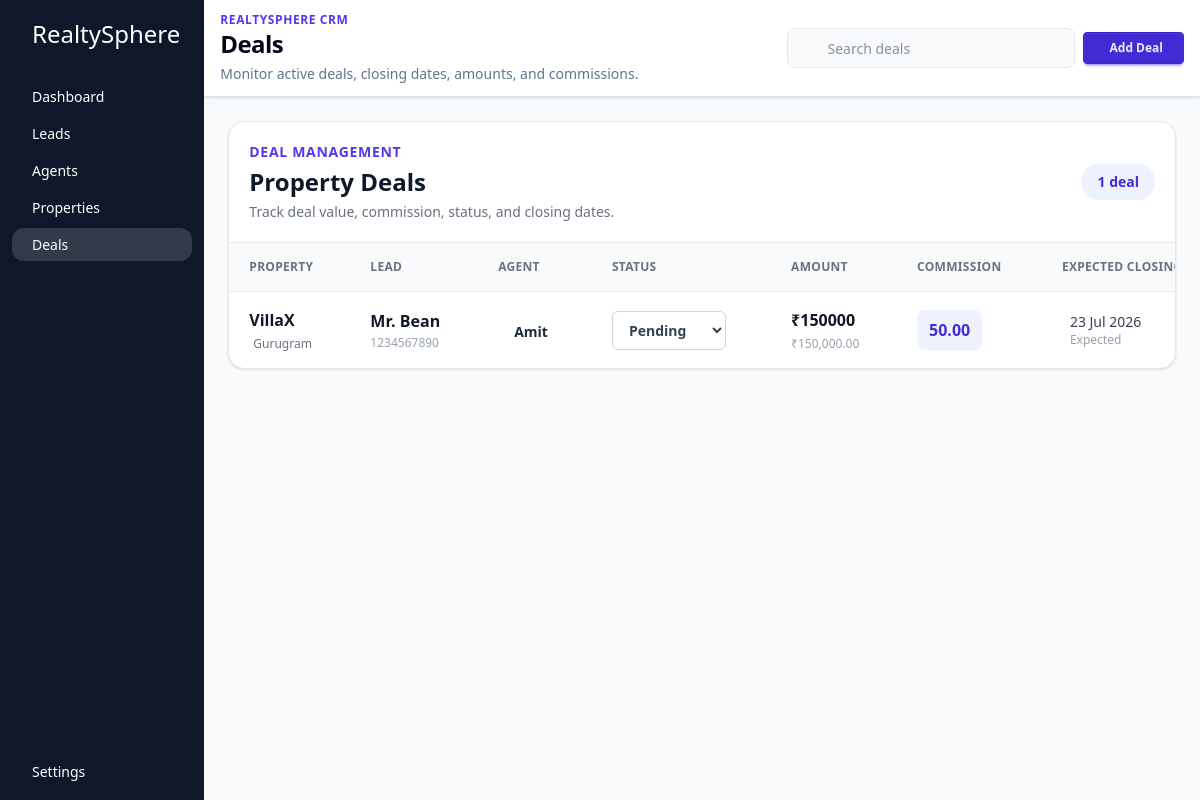
Page /deals/ on the earlier database version.
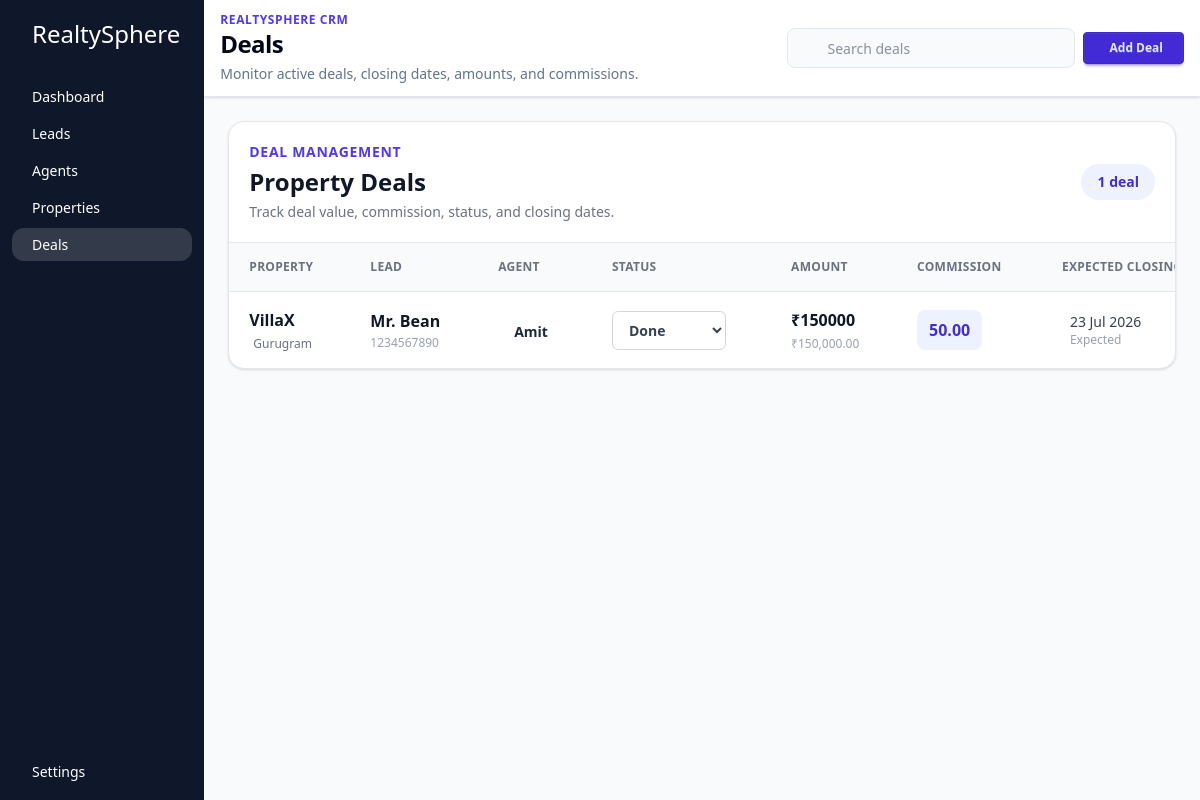
Same page on the later database version.
### core/models.py (models this page shows, shortened)
class Deal(models.Model):
    class DealStatus(models.TextChoices):
        PENDING = 'Pending','Pending'
        CANCELLED = 'Cancelled','Cancelled'
        DONE = 'Done','Done'
    lead = models.ForeignKey(to=Lead, on_delete=models.CASCADE, related_name='deals')
    property = models.ForeignKey(to = Property, on_delete=models.CASCADE, related_name='deals')
    status = models.CharField(max_length=255, choices=DealStatus.choices, default=DealStatus.PENDING) #pending, cancelled, done,
    amount = models.DecimalField(max_digits=12, decimal_places=2)
    expected_closing_date = models.DateField()
    actual_closing_date = models.DateField(null=True, blank=True)
    commission_percentage = models.DecimalField(max_digits=12, decimal_places=2)
    created_at = models.DateTimeField(auto_now_add=True)

class Property(models.Model):
    class PropertyType(models.TextChoices):
        APARTMENT = "apartment", "Apartment"
        PLOT = "plot", "Plot"
        VILLA = "villa", "Villa"
        LAND = "land", "Land"
        COMMERCIAL = "commercial", "Commercial"
    class PropertyStatus(models.TextChoices):
        AVAILABLE = 'Available','available'
        SOLD = 'Sold','sold'
    title= models.CharField(max_length = 255)
    description = models.CharField(max_length = 255)
    address = models.CharField(max_length = 255)
    city = models.CharField(max_length = 255)
    property_type = models.CharField(max_length = 255, choices=PropertyType.choices)
    price = models.DecimalField(max_digits=12, decimal_places=2)
    image = models.ImageField(upload_to = 'properties')
    status = models.CharField(max_length = 255, choices=PropertyStatus.choices, default=PropertyStatus.AVAILABLE)
    assigned_agent = models.ForeignKey(to=Agent, on_delete=models.SET_NULL, related_name='assigned_properties', null=True, blank=True)
    listing_at = models.DateTimeField(auto_now_add=True)
    sqft = models.PositiveIntegerField()
    def __str__(self):
        return self.title

class Lead(models.Model):
    class LeadStatus(models.TextChoices):
        NEW = 'new','New'
        CONTACTED = 'contacted','Contacted'
        SITE_VISITED = 'Site Visited','Site Visited'
        NEGOTIATION = 'Negotiation','Negotiation'
        LOST = 'Lost','Lost'
        DONE = 'Done','Done'
    class SourceType(models.TextChoices):
        WEBSITE = 'Website','Website'
        WALKIN = 'Walkin','Walkin'
        SOCIAL_MEDIA = 'Social Media','Social Media'
        AGENT = 'Agent','Agent'
    fullname = models.CharField(max_length=255)
    phone_number = models.CharField(max_length=10)
    source = models.CharField(max_length=255, choices = SourceType.choices) #webiste or walkin or social media post or agents
    interested_property_types = models.ForeignKey(to=Property, on_delete=models.SET_NULL, related_name='interested_leads', null=True, blank=True)
    min_budget = models.DecimalField(max_digits=12, decimal_places=2)
    max_budget = models.DecimalField(max_digits=12, decimal_places=2)
    status = models.CharField(max_length=255, choices=LeadStatus.choices) #new, contacted, interested, not interested, closed
    assigned_agent = models.ForeignKey(to=Agent, on_delete=models.SET_NULL, related_name='assigned_leads', null=True, blank=True)
    updated_at = models.DateTimeField(auto_now=True)
    created_at = models.DateTimeField(auto_now_add=True)
    def __str__(self):
        return f"lead: {self.fullname}"

class Agent(models.Model):
    user = models.OneToOneField(to=User, on_delete=models.CASCADE) # prefer to use get_user_model() instead of User model directly
    profile_picture = models.ImageField(upload_to='profile', default='profile/default.jpg')
    phone_number = models.CharField(max_length=10)
    region = models.CharField(max_length=50)
    commission_share = models.DecimalField(max_digits=4, decimal_places=2)
    monthly_target = models.DecimalField(max_digits=10, decimal_places=2)
    created_at = models.DateTimeField(auto_now_add=True)

### core/views.py (the view, shortened to what this page needs)
# urls.py: path("deals/", views.deals, name ='deals'),
def deals(request):
    form = DealForm(request.POST or None, request.FILES or None)
    if request.method == 'POST' and form.is_valid():
        form.save()
        return redirect('deals')
    queryset = Deal.objects.select_related("lead", "property", "lead__assigned_agent__user").all()
    query = request.GET.get("q", "").strip()
    context = {
        "deals": queryset,
        "form": form,
        "deal_status": Deal.DealStatus.choices,
    }
    return render(request, 'pages/deals.html', context)

### core/forms.py
class DealForm(forms.ModelForm):
    class Meta:
        model = Deal
        fields = "__all__"

### core/templates/pages/deals.html (shortened to what this page needs)
{% extends 'base.html' %}
{% block title %}
  Deals
{% endblock %}
{% block subtitle %}Monitor active deals, closing dates, amounts, and commissions.{% endblock %}
{% block add_button_label %}Add Deal{% endblock %}
{% block search_placeholder %}Search deals{% endblock %}
{% block content %}
  {% include 'components/dealscontainer.html' %}
{% endblock %}

### core/templates/components/dealscontainer.html (shortened to what the changed rows need)
{% load humanize %}
<section class="rounded-2xl border border-gray-200 bg-white shadow-sm">
  <div class="flex flex-col gap-3 border-b border-gray-200 px-5 py-5 sm:flex-row sm:items-center sm:justify-between">
    <div>
      <h2 class="mt-1 text-2xl font-bold text-gray-900">Property Deals</h2>
    </div>
  </div>
  {% if deals %}
    <div class="overflow-x-auto">
      <table class="w-full min-w-[1320px] text-left">
        <thead class="bg-gray-50">
          <tr class="border-b border-gray-200 text-xs font-semibold uppercase tracking-wide text-gray-500">
            <th class="px-5 py-4">Property</th>
            <th class="px-5 py-4">Lead</th>
            <th class="px-5 py-4">Agent</th>
            <th class="px-5 py-4">Status</th>
            <th class="px-5 py-4">Amount</th>
            <th class="px-5 py-4">Commission</th>
            <th class="px-5 py-4">Expected Closing</th>
          </tr>
        </thead>
        <tbody class="divide-y divide-gray-100">
          {% for deal in deals %}
            <tr data-search-item class="transition-colors duration-200 hover:bg-indigo-50/40">
              <td class="px-5 py-4">
                <div class="flex items-center gap-2">
                  <div class="min-w-0">
                    <p class="max-w-[220px] truncate font-semibold text-gray-900">{{ deal.property.title }}</p>
                    <div class="mt-1 flex items-center gap-1 text-xs text-gray-500">
                      <span>{{ deal.property.city }}</span>
                    </div>
                  </div>
                </div>
              </td>
              <td class="px-5 py-4">
                <div class="flex items-center gap-3">
                  <div class="min-w-0">
                    <p class="max-w-[170px] truncate font-semibold text-gray-900">{{ deal.lead.fullname }}</p>
                    {% if deal.lead.phone_number %}
                      <p class="mt-0.5 text-xs text-gray-400">{{ deal.lead.phone_number }}</p>
                    {% endif %}
                  </div>
                </div>
              </td>
              <td class="px-5 py-4">
                {% if deal.lead.assigned_agent %}
                  <a href="{% url 'agents' %}" class="inline-flex max-w-[170px] items-center gap-2 rounded-lg px-2 py-1 text-sm font-semibold text-gray-800 transition hover:bg-indigo-50 hover:text-indigo-700">
                    <span class="truncate">{{ deal.lead.assigned_agent.user.get_full_name|default:deal.lead.assigned_agent.user.username }}</span>
                  </a>
                {% else %}
                  <span class="rounded-full bg-gray-100 px-3 py-1 text-xs font-medium text-gray-500">Unassigned</span>
                {% endif %}
              </td>
              <td class="px-5 py-4">
                <form action="{% url 'deal_status_update' deal.id %}" method="post">
                  <select name="status" onchange="this.form.submit()" class="rounded-md border border-gray-300 bg-white px-3 py-2 text-sm font-semibold text-gray-700 outline-none transition focus:border-indigo-500 focus:ring-2 focus:ring-indigo-500/20">
                    {% for value, label in deal_status %}
                      {% if value == deal.status %}
                        <option value="{{ value }}" selected>{{ label }}</option>
                      {% else %}
                        <option value="{{ value }}">{{ label }}</option>
                      {% endif %}
                    {% endfor %}
                  </select>
                </form>
              </td>
              <td class="px-5 py-4">
                <p class="font-bold text-gray-900">₹{{ deal.amount|intword }}</p>
                <p class="mt-1 text-xs text-gray-400">₹{{ deal.amount|intcomma }}</p>
              </td>
              <td class="px-5 py-4">
                <div class="inline-flex items-center gap-2 rounded-lg bg-indigo-50 px-3 py-2">
                  <span class="font-semibold text-indigo-700">{{ deal.commission_percentage }}</span>
                </div>
              </td>
              <td class="px-5 py-4">
                {% if deal.expected_closing_date %}
                  <div class="flex items-center gap-2">
                    <div>
                      <p class="whitespace-nowrap text-sm font-medium text-gray-700">{{ deal.expected_closing_date|date:'d M Y' }}</p>
                      <p class="text-xs text-gray-400">Expected</p>
                    </div>
                  </div>
                {% else %}
                  <span class="text-sm text-gray-400">Not set</span>
                {% endif %}
              </td>
            </tr>
          {% endfor %}
        </tbody>
      </table>
    </div>
  {% endif %}
</section>

Differences in the rows shown:
changed Deal "VillaX": status "Pending" → "Done"
